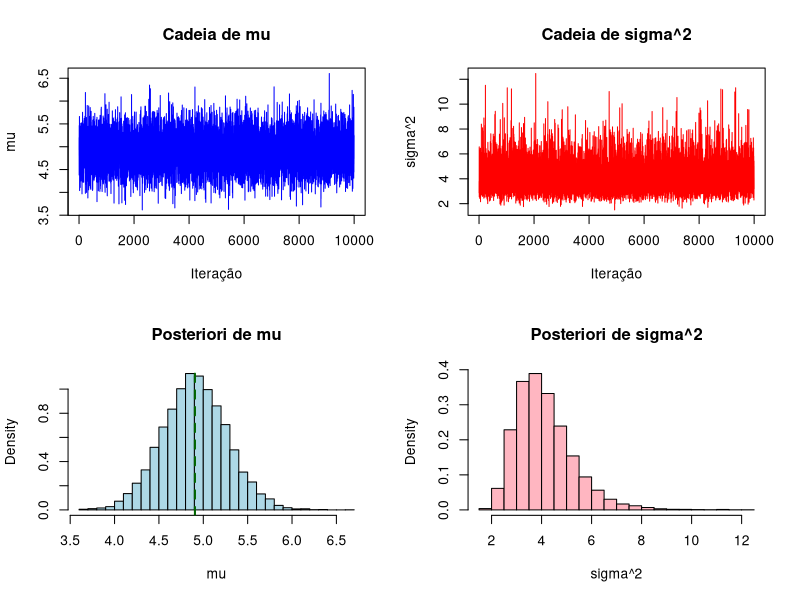

This chart was generated by the following R code:
# ------------------------------------------------------------
# FUNÇÃO PARA GERAR DA GAMA INVERSA
# Se Y ~ Gama(shape, rate), então 1/Y ~ Inv-Gama(shape, rate)
# ------------------------------------------------------------
rinvgamma <- function(n, shape, rate) {
  return(1 / rgamma(n, shape = shape, rate = rate))
}

# ------------------------------------------------------------
# ALGORITMO GIBBS SAMPLING PARA A NORMAL COM PRIORI JEFFREYS
# ------------------------------------------------------------
gibbs_normal_jeffreys <- function(dados, n_iter = 10000, burnin = 1000) {
  
  n <- length(dados)
  xbar <- mean(dados)
  
  # Inicialização dos parâmetros (qualquer valor funciona)
  mu <- xbar
  sigma2 <- 1
  
  # Matriz para guardar as amostras
  amostras_mu <- numeric(n_iter)
  amostras_sigma2 <- numeric(n_iter)
  
  for (t in 1:n_iter) {
    # Passo 1: Amostrar mu | sigma2, dados
    # Var(mu) = sigma2 / n
    var_mu <- sigma2 / n
    mu <- rnorm(1, mean = xbar, sd = sqrt(var_mu))
    
    # Passo 2: Amostrar sigma2 | mu, dados
    # shape = n/2, rate = (1/2) * sum((dados - mu)^2)
    shape_sigma <- n / 2
    rate_sigma <- 0.5 * sum((dados - mu)^2)
    sigma2 <- rinvgamma(1, shape = shape_sigma, rate = rate_sigma)
    
    # Armazenar os valores
    amostras_mu[t] <- mu
    amostras_sigma2[t] <- sigma2
  }
  
  # Descartar o burn-in
  return(list(
    mu = amostras_mu[(burnin+1):n_iter],
    sigma2 = amostras_sigma2[(burnin+1):n_iter]
  ))
}

# ------------------------------------------------------------
# EXEMPLO DE USO
# ------------------------------------------------------------
set.seed(123)

# Gerar dados simulados (para testar)
n <- 30
dados <- rnorm(n, mean = 5, sd = 2)  # verdadeiro mu = 5, sigma^2 = 4

# Rodar o Gibbs
resultado <- gibbs_normal_jeffreys(dados, n_iter = 11000, burnin = 1000)

# Verificar os resultados
par(mfrow = c(2, 2))

# Trace plot para mu
plot(resultado$mu, type = "l", col = "blue", 
     main = "Cadeia de mu", xlab = "Iteração", ylab = "mu")

# Trace plot para sigma2
plot(resultado$sigma2, type = "l", col = "red", 
     main = "Cadeia de sigma^2", xlab = "Iteração", ylab = "sigma^2")

# Histograma de mu com a média amostral
hist(resultado$mu, breaks = 30, prob = TRUE, col = "lightblue",
     main = "Posteriori de mu", xlab = "mu")
abline(v = mean(dados), col = "darkgreen", lwd = 2, lty = 2)

# Histograma de sigma2
hist(resultado$sigma2, breaks = 30, prob = TRUE, col = "lightpink",
     main = "Posteriori de sigma^2", xlab = "sigma^2")

par(mfrow = c(1, 1))

# Estatísticas resumo
cat("Média a posteriori de mu:", mean(resultado$mu), "\n")
cat("Média a posteriori de sigma^2:", mean(resultado$sigma2), "\n")
cat("Intervalo de 95% para mu:", quantile(resultado$mu, c(0.025, 0.975)), "\n")
